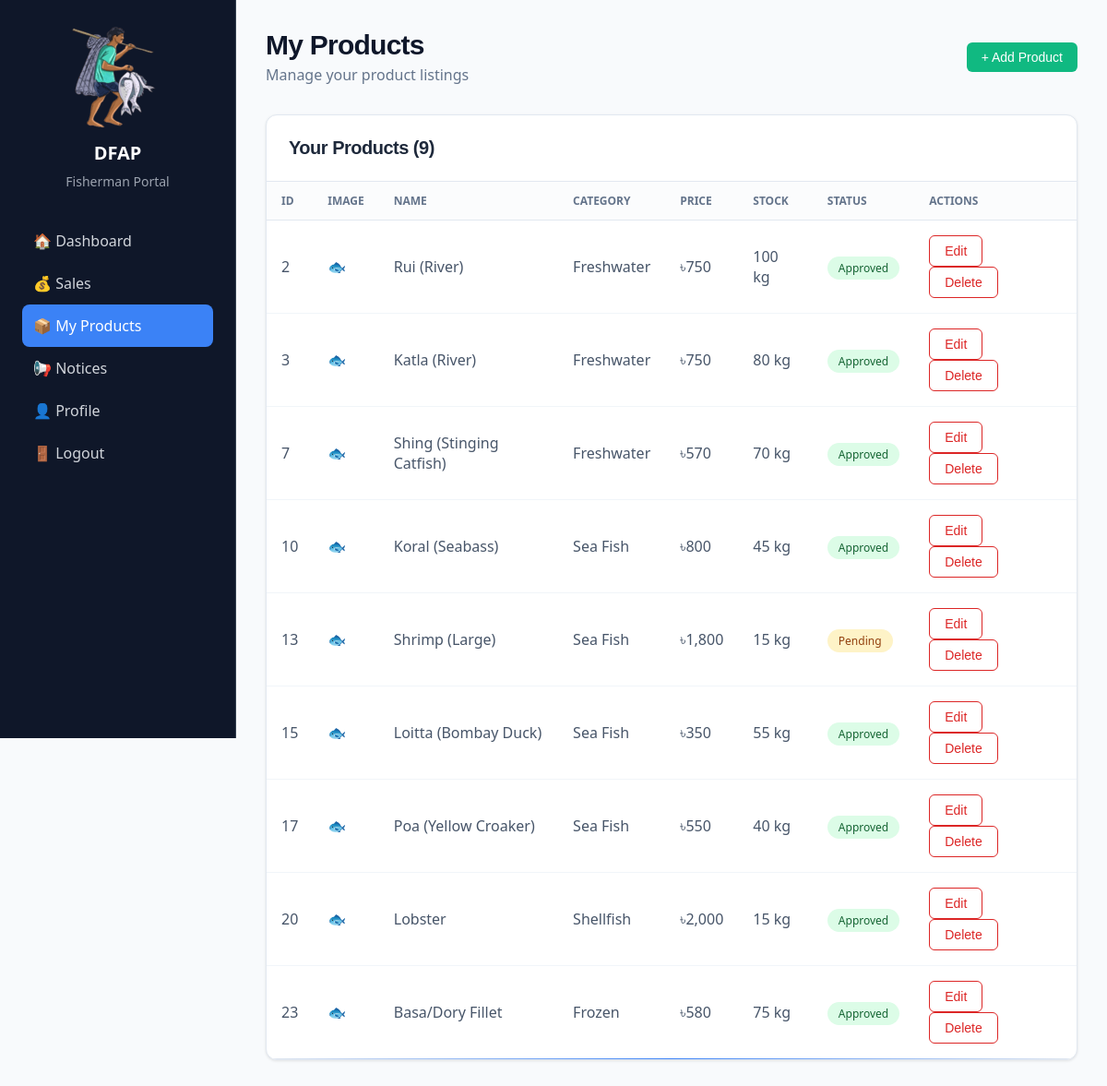
The page /views/User/upload-product.php (signed in) on the database its author committed.
### tables this page shows
CREATE TABLE IF NOT EXISTS products (
    product_id INT PRIMARY KEY AUTO_INCREMENT,
    name VARCHAR(255) NOT NULL,
    description TEXT,
    price DECIMAL(10,2) NOT NULL,
    category ENUM('Freshwater', 'Sea Fish', 'Shellfish', 'Dried Fish', 'Frozen') NOT NULL,
    image VARCHAR(255) DEFAULT '🐟',
    stock_quantity INT DEFAULT 0,
    unit VARCHAR(50) DEFAULT 'kg',
    seller_id INT,
    is_active BOOLEAN DEFAULT TRUE,
    approval_status ENUM('pending', 'approved', 'rejected') DEFAULT 'pending',
    created_at TIMESTAMP DEFAULT CURRENT_TIMESTAMP,
    updated_at TIMESTAMP DEFAULT CURRENT_TIMESTAMP ON UPDATE CURRENT_TIMESTAMP,
    FOREIGN KEY (seller_id) REFERENCES users(user_id) ON DELETE SET NULL,
    INDEX idx_category (category),
    INDEX idx_active (is_active),
    INDEX idx_seller (seller_id),
    INDEX idx_approval (approval_status)
);

### models/database.php (called while the page is built, shortened)
<?php
class Database {
    private static $instance = null;
    private $pdo;
    private function __construct() {
        $host = 'localhost';
        $dbname = 'dfap_db';
        $username = 'root';
        $password = '';
        try {
            $this->pdo = new PDO(
                "mysql:host=$host;dbname=$dbname;charset=utf8mb4",
                $username,
                $password,
                [
                    PDO::ATTR_ERRMODE => PDO::ERRMODE_EXCEPTION,
                    PDO::ATTR_DEFAULT_FETCH_MODE => PDO::FETCH_ASSOC,
                    PDO::ATTR_EMULATE_PREPARES => false,
                ]
            );
        } catch (PDOException $e) {
            die("Database connection failed: " . $e->getMessage());
        }
    }
    public static function getInstance() {
        if (self::$instance === null) {
            self::$instance = new self();
        }
        return self::$instance;
    }
    public function getConnection() {
        return $this->pdo;
    }
}
function getDB() {
    return Database::getInstance()->getConnection();
}
?>

### models/Product.php (called while the page is built, shortened)
<?php
require_once 'database.php';
class Product {
    private $pdo;
    public function __construct() {
        try {
            $this->pdo = getDB();
        } catch (Exception $e) {
            $this->pdo = null;
        }
    }
    public function getBySeller($sellerId) {
        try {
            $stmt = $this->pdo->prepare("SELECT * FROM products WHERE seller_id = ? ORDER BY created_at DESC");
            $stmt->execute([$sellerId]);
            return $stmt->fetchAll();
        } catch (PDOException $e) {
            return [];
        }
    }
}
?>

### views/User/upload-product.php (the view, shortened to what this page needs)
<?php
try {
    require_once '../../models/Product.php';
    $productModel = new Product();
    $products = $productModel->getBySeller($_SESSION['user_id']);
} catch (Exception $e) {
    $products = [];
}
?>
<!DOCTYPE html>
<html lang="en">
<head>
    <link rel="stylesheet" href="Css/style.css">
    <link rel="stylesheet" href="Css/dashboard.css">
    <link rel="stylesheet" href="Css/modal.css">
</head>
<body>
    <div class="sidebar">
        <div class="sidebar-header">
            <div class="sidebar-logo">
                <img src="/DFAP/storage/resources/images/icon/icon.png" alt="DFAP" class="sidebar-icon"> DFAP
            </div>
            <div class="sidebar-subtitle"><?php echo ucfirst($_SESSION['role']); ?> Portal</div>
        </div>
        <nav class="sidebar-nav">
            <?php if ($_SESSION['role'] == 'farmer'): ?>
                <a href="farmer.php" class="nav-item">🏠 Farm Overview</a>
                <a href="upload-product.php" class="nav-item active">📦 My Products</a>
                <a href="sales.php" class="nav-item">💰 Sales</a>
                <a href="notice.php" class="nav-item">📢 Notices</a>
                <a href="../profile.php" class="nav-item">👤 Profile</a>
                <a href="../../?logout=1" class="nav-item">🚪 Logout</a>
            <?php elseif ($_SESSION['role'] == 'fisherman'): ?>
                <a href="fisherman.php" class="nav-item">🏠 Dashboard</a>
                <a href="sales.php" class="nav-item">💰 Sales</a>
                <a href="upload-product.php" class="nav-item active">📦 My Products</a>
                <a href="notice.php" class="nav-item">📢 Notices</a>
                <a href="../profile.php" class="nav-item">👤 Profile</a>
                <a href="../../?logout=1" class="nav-item">🚪 Logout</a>
            <?php endif; ?>
        </nav>
    </div>
    <div class="main-content">
        <div class="dashboard-header">
            <div>
                <h1 class="dashboard-title">My Products</h1>
                <p class="dashboard-subtitle">Manage your product listings</p>
            </div>
            <button class="btn-primary" onclick="showAddForm()">+ Add Product</button>
        </div>
        <div class="data-table">
            <div class="table-header">
                <h2 class="table-title">Your Products (<?php echo count($products); ?>)</h2>
            </div>
            <div class="table-content">
                <table>
                    <thead>
                        <tr>
                            <th>ID</th>
                            <th>Image</th>
                            <th>Name</th>
                            <th>Category</th>
                            <th>Price</th>
                            <th>Stock</th>
                            <th>Status</th>
                            <th class="text-right">Actions</th>
                        </tr>
                    </thead>
                    <tbody>
                        <?php foreach ($products as $product): ?>
                        <tr>
                            <td><?php echo $product['product_id']; ?></td>
                            <td><?php echo $product['image']; ?></td>
                            <td><?php echo htmlspecialchars($product['name']); ?></td>
                            <td><?php echo htmlspecialchars($product['category']); ?></td>
                            <td>৳<?php echo number_format($product['price'], 0); ?></td>
                            <td><?php echo $product['stock_quantity'] ?? 0; ?> <?php echo htmlspecialchars($product['unit'] ?? 'kg'); ?></td>
                            <td><span class="status-badge <?php
                                $status = $product['approval_status'] ?? 'pending';
                                echo $status === 'approved' ? 'approved' : ($status === 'pending' ? 'pending' : 'rejected');
                            ?>"><?php echo ucfirst($status); ?></span></td>
                            <td class="text-right">
                                <button class="btn-outline" onclick="editProduct(<?php echo $product['product_id']; ?>)">Edit</button>
                                <form method="post" style="display:inline;">
                                    <button type="submit" name="delete_product" class="btn-outline" onclick="return confirm('Delete this product?')">Delete</button>
                                </form>
                            </td>
                        </tr>
                        <?php endforeach; ?>
                    </tbody>
                </table>
            </div>
        </div>
    </div>
</body>
</html>

### views/User/Css/style.css (style rules this page uses)
* { margin: 0; padding: 0; box-sizing: border-box; }
body { font-family: 'Segoe UI', sans-serif; min-height: 100vh; background: hsl(210, 40%, 98%); color: hsl(222, 47%, 11%); -webkit-font-smoothing: antialiased; }
h1, h2, h3, h4, h5, h6 { font-family: 'Calibri', sans-serif; letter-spacing: -0.025em; }
.sidebar { position: fixed; left: 0; top: 0; height: 100vh; width: 16rem; background: hsl(222, 47%, 11%); border-right: 1px solid #374151; padding: 1.5rem; z-index: 10; color: white; }
.sidebar-header { margin-bottom: 2rem; text-align: center; }
.sidebar-logo { font-size: 1.25rem; font-weight: bold; color: white; margin-bottom: 0.5rem; display: flex; flex-direction: column; align-items: center; gap: 0.5rem; }
.sidebar-subtitle { font-size: 0.875rem; color: #9ca3af; }
.sidebar-nav { space-y: 0.5rem; }
.nav-item { display: block; padding: 0.75rem; border-radius: 0.5rem; color: #d1d5db; text-decoration: none; transition: background 0.2s; }
.nav-item.active { background: #3b82f6; color: white; }
.main-content { margin-left: 16rem; padding: 2rem; background: hsl(210, 40%, 98%); min-height: 100vh; }
.dashboard-header { display: flex; justify-content: space-between; align-items: center; margin-bottom: 2rem; }
.dashboard-title { font-size: 1.875rem; font-weight: bold; color: #0f172a; margin-bottom: 0.25rem; }
.dashboard-subtitle { color: #64748b; }
.status-badge { padding: 0.25rem 0.75rem; border-radius: 9999px; font-size: 0.75rem; font-weight: 500; }
.status-badge.approved { background: #dcfce7; color: #166534; }
.status-badge.pending { background: #fef3c7; color: #92400e; }
.data-table { background: white; border-radius: 0.75rem; box-shadow: 0 1px 3px 0 rgba(0, 0, 0, 0.1); border: 1px solid #e2e8f0; overflow: hidden; }
.table-header { padding: 1.5rem; border-bottom: 1px solid #e2e8f0; }
.table-title { font-size: 1.25rem; font-weight: 600; color: #1e293b; }
.table-content { overflow-x: auto; }
table { width: 100%; border-collapse: collapse; }
thead { background: rgba(248, 250, 252, 0.5); }
th { padding: 0.75rem 1rem; text-align: left; font-size: 0.75rem; font-weight: 600; color: #64748b; text-transform: uppercase; border-bottom: 1px solid #e2e8f0; }
td { padding: 1rem; border-bottom: 1px solid #f1f5f9; color: #475569; }
.btn-outline { padding: 0.5rem 1rem; border: 1px solid #dc2626; color: #dc2626; background: transparent; border-radius: 0.375rem; font-size: 0.875rem; cursor: pointer; transition: background 0.2s; margin-right: 0.5rem; }
.btn-primary { padding: 0.5rem 1rem; background: #10b981; color: white; border: none; border-radius: 0.375rem; font-size: 0.875rem; cursor: pointer; transition: background 0.2s; }

### views/User/Css/dashboard.css (style rules this page uses)
.sidebar { transition: transform 0.3s ease; }
.data-table { position: relative; }
.data-table::after { content: ''; position: absolute; bottom: 0; left: 0; right: 0; height: 1px; background: linear-gradient(90deg, #e2e8f0, #3b82f6, #e2e8f0); }
.btn-primary, .btn-outline, .add-cart-btn, .assistant-btn { position: relative; overflow: hidden; }
.btn-primary::before, .btn-outline::before, .add-cart-btn::before, .assistant-btn::before { content: ''; position: absolute; top: 50%; left: 50%; width: 0; height: 0; background: rgba(255, 255, 255, 0.2); border-radius: 50%; transform: translate(-50%, -50%); transition: width 0.6s, height 0.6s; }

### rows shown on the page
products: product_id "2", image "🐟", name "Rui (River)", category "Freshwater", price "750", stock_quantity "100", unit "kg", approval_status "Approved"
products: product_id "3", image "🐟", name "Katla (River)", category "Freshwater", price "750", stock_quantity "80", unit "kg", approval_status "Approved"
products: product_id "7", image "🐟", name "Shing (Stinging Catfish)", category "Freshwater", price "570", stock_quantity "70", unit "kg", approval_status "Approved"
products: product_id "10", image "🐟", name "Koral (Seabass)", category "Sea Fish", price "800", stock_quantity "45", unit "kg", approval_status "Approved"
products: product_id "13", image "🐟", name "Shrimp (Large)", category "Sea Fish", price "1,800", stock_quantity "15", unit "kg", approval_status "Pending"
products: product_id "15", image "🐟", name "Loitta (Bombay Duck)", category "Sea Fish", price "350", stock_quantity "55", unit "kg", approval_status "Approved"
products: product_id "17", image "🐟", name "Poa (Yellow Croaker)", category "Sea Fish", price "550", stock_quantity "40", unit "kg", approval_status "Approved"
products: product_id "20", image "🐟", name "Lobster", category "Shellfish", price "2,000", stock_quantity "15", unit "kg", approval_status "Approved"
products: product_id "23", image "🐟", name "Basa/Dory Fillet", category "Frozen", price "580", stock_quantity "75", unit "kg", approval_status "Approved"

### other values the page prints
$_SESSION['role'] "Fisherman"
count($products) "9"
